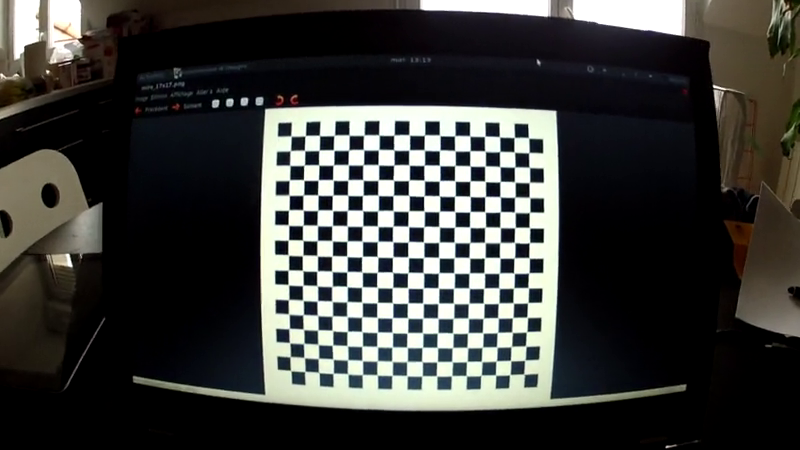
//> input picture frame 67 of input/video_17x17_01.mp4, 800 x 450 px
$ ./main   (built with g++ and OpenCV 4)
//> lines starting //> are read from the running program, lines starting //| are printed output that depends on the picture; after the words box and inside, x2 and y2 are one past the last pixel; in counts of white or black regions, pixels touching at a corner belong together
#include <iostream>
#include <vector>
#include <cstdlib>
#include <algorithm>    // std::sort
#include <utility>   // std::pair
#include <ctime>
#include <fstream>   // to save a matrix in a text file

#include <opencv2/core/core.hpp>
#include <opencv2/imgproc/imgproc.hpp>
#include <opencv2/video/video.hpp>
#include <opencv2/highgui/highgui.hpp>
#include <opencv2/calib3d/calib3d.hpp>

// g++ -Wall main.cpp -lopencv_core -lopencv_highgui -lopencv_imgproc -lopencv_calib3d -o radial


// variables globales
const uint nbIterations = 30;
const uint chessboardCorners = 17;
const std::string videoFileName = "input/video_17x17_01.mp4"; //"input/mire_7x7_sanyo_2.mp4";
const double mapScaleRatio = 0.2;

// structures
typedef struct pixelConstraint{
	std::vector< std::pair<uint, uint> > line; // starting and ending points of the line that contains the current point
	cv::Point3d pos;
}pixelConstraint;


//////////////////////////////////////////////////////////////////////////////////
unsigned int getIndex(const unsigned int x, const unsigned int y, const unsigned int imageWidth){
  return y*imageWidth + x;
}

//////////////////////////////////////////////////////////////////////////////////
void addGridPoints(std::vector< pixelConstraint > &nodes, cv::Mat &image, const uint chessboardNbCorners, const double &ratio){

    // detect chessboard
    std::vector<cv::Point2f> imageCorners;                                   // output vectors of image points
    cv::Size boardSize(chessboardNbCorners,chessboardNbCorners);             // number of corners on the chessboard
    bool found = cv::findChessboardCorners(image,boardSize, imageCorners);   // Get the chessboard corners

    // if(!found) for(uint i=0; i<imageCorners.size();++i)
    // 	std::cout << imageCorners[i] << std::endl;

    if(!found) return;

    cv::drawChessboardCorners(image, boardSize, imageCorners,found);         // Draw the corners if found


    // push the nodes
    for(uint i=1; i<chessboardNbCorners-1; ++i)
      for(uint j=1; j<chessboardNbCorners-1; ++j){

      	// the position of the current corner
        uint posx = imageCorners[i*chessboardNbCorners + j].x * ratio;
        uint posy = imageCorners[i*chessboardNbCorners + j].y * ratio;

        // the position of the first and last corner of the same row
        uint firstIndexRow = getIndex(imageCorners[i*chessboardNbCorners].x*ratio,imageCorners[i*chessboardNbCorners].y*ratio,image.size().width*ratio);
        uint lastIndexRow  = getIndex(imageCorners[i*chessboardNbCorners+chessboardNbCorners-1].x*ratio,imageCorners[i*chessboardNbCorners+chessboardNbCorners-1].y*ratio,image.size().width*ratio);

        // the position of the first and last corner of the same colomn
        uint firstIndexCol = getIndex(imageCorners[j].x*ratio,imageCorners[j].y*ratio,image.size().width*ratio);
        uint lastIndexCol  = getIndex(imageCorners[(chessboardNbCorners-1)*chessboardNbCorners + j].x*ratio,imageCorners[(chessboardNbCorners-1)*chessboardNbCorners + j].y*ratio,image.size().width*ratio);

        nodes[getIndex(posx,posy,image.size().width*ratio)].line.push_back( std::pair<uint,uint>(firstIndexRow,lastIndexRow) );
        nodes[getIndex(posx,posy,image.size().width*ratio)].line.push_back( std::pair<uint,uint>(firstIndexCol,lastIndexCol) );
      }


#if 0
     uint topLeftx  =  imageCorners[0].x * ratio;
     uint topLefty  =  imageCorners[0].y * ratio;
     uint topRightx =  imageCorners[chessboardNbCorners-1].x * ratio;
     uint topRighty =  imageCorners[chessboardNbCorners-1].y * ratio;
     uint bottomRightx = imageCorners[(chessboardNbCorners-1)*chessboardNbCorners+chessboardNbCorners-1].x * ratio;
     uint bottomRighty = imageCorners[(chessboardNbCorners-1)*chessboardNbCorners+chessboardNbCorners-1].y * ratio;
     uint bottomLeftx  = imageCorners[(chessboardNbCorners-1)*chessboardNbCorners].x * ratio;
     uint bottomLefty  = imageCorners[(chessboardNbCorners-1)*chessboardNbCorners].y * ratio;

     uint topLeftIndex     = getIndex(topLeftx,topLefty,image.size().width*ratio);
     uint topRightIndex    = getIndex(topRightx,topRighty,image.size().width*ratio);
     uint bottomRightIndex = getIndex(bottomRightx,bottomRighty,image.size().width*ratio);
     uint bottomLeftIndex  = getIndex(bottomLeftx,bottomLefty,image.size().width*ratio);

    // push the frame of the chessboard
    for(uint i=1; i<chessboardNbCorners-1; ++i){

    	// the position of the top / botttom / midlle corners (j=0 | j=nbCcorners | j=nbCorners/2 )
        uint posxBegin = imageCorners[i*chessboardNbCorners].x * ratio;
        uint posyBegin = imageCorners[i*chessboardNbCorners].y * ratio;
        uint posxEnd   = imageCorners[i*chessboardNbCorners+chessboardNbCorners-1].x * ratio;
        uint posyEnd   = imageCorners[i*chessboardNbCorners+chessboardNbCorners-1].y * ratio;
        uint posxMid   = imageCorners[i*chessboardNbCorners+chessboardNbCorners/2].x * ratio;
        uint posyMid   = imageCorners[i*chessboardNbCorners+chessboardNbCorners/2].y * ratio;

        // index of the top / bottom / middle corners
        uint firstIndexRow = getIndex(posxBegin,posyBegin,image.size().width*ratio);
        uint lastIndexRow  = getIndex(posxEnd,posyEnd,image.size().width*ratio);
        uint midleIndexRow = getIndex(posxMid,posyMid,image.size().width*ratio);

        // push first and last
        nodes[firstIndexRow].line.push_back( std::pair<uint,uint>(midleIndexRow,lastIndexRow) );
        nodes[lastIndexRow].line.push_back( std::pair<uint,uint>(firstIndexRow,midleIndexRow) );
        nodes[firstIndexRow].line.push_back( std::pair<uint,uint>(topLeftIndex,bottomLeftIndex) );
        nodes[lastIndexRow].line.push_back( std::pair<uint,uint>(topRightIndex,bottomRightIndex) );


    	// the position of the right / left / midlle corners
    	posxBegin = imageCorners[i].x * ratio;
        posyBegin = imageCorners[i].y * ratio;
        posxEnd   = imageCorners[(chessboardNbCorners-1)*chessboardNbCorners+i].x * ratio;
        posyEnd   = imageCorners[(chessboardNbCorners-1)*chessboardNbCorners+i].y * ratio;
        posxMid   = imageCorners[(chessboardNbCorners/2)*chessboardNbCorners+i].x * ratio;
        posyMid   = imageCorners[(chessboardNbCorners/2)*chessboardNbCorners+i].y * ratio;

        // index of the right / left / middle corners
        firstIndexRow = getIndex(posxBegin,posyBegin,image.size().width*ratio);
        lastIndexRow  = getIndex(posxEnd,posyEnd,image.size().width*ratio);
        midleIndexRow = getIndex(posxMid,posyMid,image.size().width*ratio);

        // push first and last
        nodes[firstIndexRow].line.push_back( std::pair<uint,uint>(midleIndexRow,lastIndexRow) );
        nodes[lastIndexRow].line.push_back( std::pair<uint,uint>(firstIndexRow,midleIndexRow) );
        nodes[firstIndexRow].line.push_back( std::pair<uint,uint>(topLeftIndex,topRightIndex) );
        nodes[lastIndexRow].line.push_back( std::pair<uint,uint>(bottomLeftIndex,bottomRightIndex) );
    }
#endif

}


//////////////////////////////////////////////////////////////////////////////////
uint findAnkor(const std::vector<pixelConstraint> &nodes, const uint imageWidth, const uint imageHeight){

	const uint centerWidth = imageWidth/2;
	const uint centerHeight = imageHeight/2;

	uint index=0;
    double minDist = imageWidth+imageHeight; // distance bigger than a possible distance
	for(uint i=0; i<nodes.size(); ++i){
    if(nodes[i].line.size()>1){ // if at least 2 lines passing throw this point
      double tmpDist = cv::norm(cv::Point2d(centerWidth,centerHeight)-cv::Point2d(nodes[i].pos.x, nodes[i].pos.y));
      if(tmpDist < minDist){
        index = i;
        minDist = tmpDist;
      }
    }
  }

  return index;
}


//////////////////////////////////////////////////////////////////////////////////
void drawSomeNodes(cv::Mat &img, const std::vector<pixelConstraint> &nodes, const double &ratio){

  img.setTo(cv::Scalar(0));
  for(int i=0; i<10; ++i){
  	int nodeIndex = random() % nodes.size();
  	for(uint j=0;j<nodes[nodeIndex].line.size(); ++j){
  		cv::Point2d pos1,pos2;
  		pos1.x = nodes[nodeIndex].pos.x / ratio;
  		pos1.y = nodes[nodeIndex].pos.y / ratio;
  		pos2.x = nodes[nodes[nodeIndex].line[j].first].pos.x / ratio;
  		pos2.y = nodes[nodes[nodeIndex].line[j].first].pos.y / ratio;

		cv::line(img,
				 pos1,
				 pos2,
		  		 cv::Scalar(255,255,255));
  		pos2.x = nodes[nodes[nodeIndex].line[j].second].pos.x / ratio;
  		pos2.y = nodes[nodes[nodeIndex].line[j].second].pos.y / ratio;
		cv::line(img,
				 pos1,
				 pos2,
		  		 cv::Scalar(255,255,255));

		cv::circle(img, pos1, 3, cv::Scalar(0,0,255),-1);
  	}

	if(nodes[nodeIndex].line.size() == 0) i--; // if there was not at least 1 line, this pass does not count
  }
}


//////////////////////////////////////////////////////////////////////////////////
void iterativeSolver(std::vector<pixelConstraint> &nodes, const uint &nbIter, const uint &indexAnkor)
{
 for(uint iter=0; iter<nbIter; ++iter){
    for(uint i=0; i<nodes.size(); ++i) // for each pixel
      if(i!=indexAnkor){
        if(nodes[i].line.size() > 1)  // if more than one constraint
          {
            // build the system
            cv::Mat A(nodes[i].line.size(),2,CV_64F,cv::Scalar(0));
            cv::Mat b(nodes[i].line.size(),1,CV_64F,cv::Scalar(0));
            for(uint n=0; n<nodes[i].line.size(); ++n){
              cv::Point3d a1(nodes[nodes[i].line[n].first].pos);
              cv::Point3d a2(nodes[nodes[i].line[n].second].pos);
              A.at<double>(n,0) = a1.y-a2.y;
              A.at<double>(n,1) = a2.x-a1.x;
              b.at<double>(n)   = a1.y*a2.x-a1.x*a2.y;
            }

            // solve the system and update the pixel position
            cv::Mat res = (A.t()*A).inv(cv::DECOMP_SVD)*A.t()*b;
            nodes[i].pos.x = res.at<double>(0,0);
            nodes[i].pos.y = res.at<double>(1,0);
          }
        }
  }
}

//////////////////////////////////////////////////////////////////////////////////
// [28 lines left out: function fillHoles, not called in this run]

//////////////////////////////////////////////////////////////////////////////////
void saveMatrix(const std::string filename, const cv::Mat A){

    std::ofstream fout(filename.c_str());

    if(!fout){
        std::cerr << "error: could not open file " << filename << std::endl;
        return;
    }
// [7 lines of commented-out code are left out]
    for(int i=0; i<A.rows; i++)
        for(int j=0; j<A.cols; j++)
        	if(A.at<float>(i,j) != 0)
            	fout << i << " " << j << " " << A.at<float>(i,j) << std::endl;

    fout.close();
}

//////////////////////////////////////////////////////////////////////////////////
cv::Mat medianFilter(const cv::Mat &map, const int windowSize){

    cv::Mat final(map.rows,map.cols,CV_32F,cv::Scalar(0.0));

	for(int i=windowSize/2; i<map.rows-windowSize/2; ++i)
		for(int j=windowSize/2; j<map.cols-windowSize/2; ++j){

			// fill the array
			std::vector<float> v;
			for(int k=-windowSize/2; k<windowSize/2; ++k)
				for(int l=-windowSize/2; l<windowSize/2; ++l)
					if(fabs(map.at<float>(i+k,j+l)) > 1.0e-5)
						v.push_back(map.at<float>(i+k,j+l));

			// sort the array
			std::sort(v.begin(), v.end());

			// get the median
			if(v.size()>4)
				final.at<float>(i,j) = v[v.size()/2];
		}

	return final;
}


//////////////////////////////////////////////////////////////////////////////////
cv::Mat gaussianFilter(const cv::Mat &map, const int windowSize){

    cv::Mat final(map.rows,map.cols,CV_32F,cv::Scalar(0.0));

	for(int i=windowSize/2; i<map.rows-windowSize/2; ++i)
		for(int j=windowSize/2; j<map.cols-windowSize/2; ++j){

			// fill the array
			float sum = 0.0;
			int index = 0;
			for(int k=-windowSize/2; k<windowSize/2; ++k)
				for(int l=-windowSize/2; l<windowSize/2; ++l)
					if(fabs(map.at<float>(i+k,j+l)) > 1.0e-5){
						sum += map.at<float>(i+k,j+l);
						index++;
					}

			// get the median
			if(index>2)
				final.at<float>(i,j) = sum /(float)index;
		}

	return final;
}


//////////////////////////////////////////////////////////////////////////////////
int main(void)
{
  // random
  srand(time(0));

  // open video stream
  std::cout << "   open video stream ..." << std::endl;
  cv::VideoCapture capture(videoFileName);
  if(!capture.isOpened()){
    std::cerr << "failed to open video" << std::endl;
    return -1;
  }
  //cap.set(CV_CAP_PROP_FRAME_WIDTH,800);
  //cap.set(CV_CAP_PROP_FRAME_HEIGHT,600);
  double rate= capture.get(CV_CAP_PROP_FPS);
  int delay= 1000/rate;

  // grab a frame to get the video width and height
  cv::Mat img;
  capture >> img;
//> img is the input picture: 450 rows x 800 cols, CV_8UC3; mean B, G, R 59.1, 61.6, 61
  const uint videoWidth  = img.size().width;
  const uint videoHeight = img.size().height;
  std::cout << "      video image width : " << videoWidth << std::endl;
//|       video image width : 800
  std::cout << "      video image height: " << videoHeight << std::endl;
//|       video image height: 450

  // new size
  const uint mapWidth  = img.size().width * mapScaleRatio;
  const uint mapHeight = img.size().height * mapScaleRatio;
  std::cout << "      map width : " << mapWidth << std::endl;
//|       map width : 160
  std::cout << "      map height: " << mapHeight << std::endl;
//|       map height: 90

  // create and init nodes
  std::cout << "   init nodes ..." << std::endl;
  std::vector< pixelConstraint > nodes(mapWidth * mapHeight);
  for(uint x=0; x<mapWidth; ++x)
    for(uint y=0; y<mapHeight; ++y){
      nodes[getIndex(x,y,mapWidth)].pos.x = x;
      nodes[getIndex(x,y,mapWidth)].pos.y = y;
      nodes[getIndex(x,y,mapWidth)].pos.z = 1.0;
    }

  // image of detected nodes
  cv::Mat nodesImage(mapHeight,mapWidth,CV_8UC3,cv::Scalar(0));

  // display window
  cv::namedWindow("inputVideo");
  cv::namedWindow("dataDisplay");

  // read video stream
  std::cout << "   read video stream ..." << std::endl;
  bool stop = false;
  while(!stop){

    // get the next frame
    if(!capture.read(img)){
    	stop = true;
    	std::cout << "   end of the video stream " << std::endl;
    	break;
    }
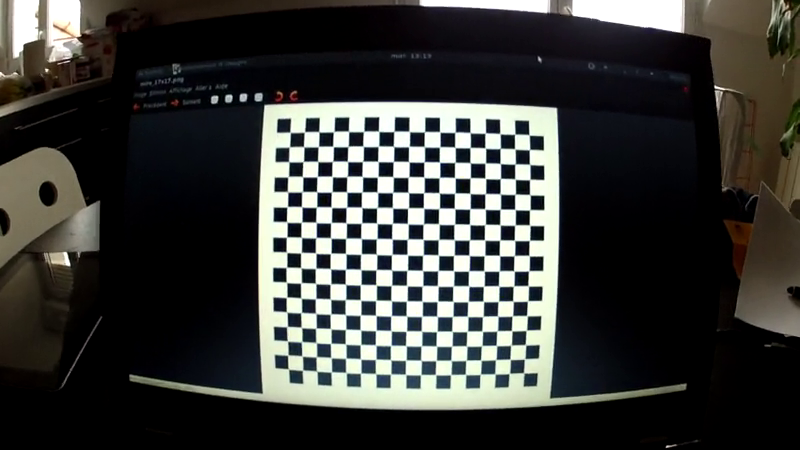
//> input picture frame 68 of input/video_17x17_01.mp4, 800 x 450 px
//> img is the input picture: 450 rows x 800 cols, CV_8UC3; mean B, G, R 58.5, 61.1, 60.3

    // count frame
    //static uint count=0;
    //std::cout << "      image " << count++ << std::endl;


    // push chessboard
    addGridPoints(nodes, img, chessboardCorners, mapScaleRatio);
//> in addGridPoints, `bool found = cv::findChessboardCorners(image,boardSize, imageCorners);`: imageCorners = 289 Points (x, y), first 12: [288.4, 368.9], [287.9, 355], [287.4, 340.9], [287.2, 326.5], [286.6, 311.9], [286.6, 297.3], [286.4, 282.2], [286.4, 267.3], [286.6, 252.3], [286.8, 236.9], [286.7, 221.8], [287.3, 206.7]; found = true
//> in addGridPoints, `cv::drawChessboardCorners(image, boardSize, imageCorners,found);`:
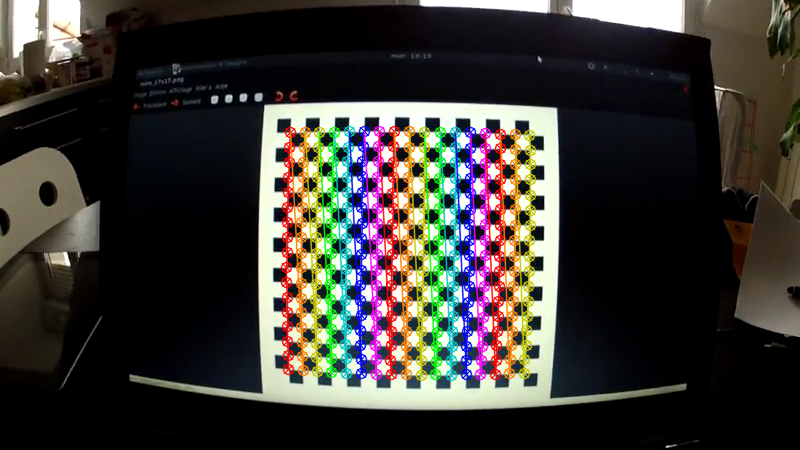
//> image: 450 rows x 800 cols, CV_8UC3; 11.65% of pixels changed, all inside (x1, y1, x2, y2) = (280, 125, 537, 382)

    // display the detected nodes
    for(uint i=0; i<nodes.size(); ++i)
      if(nodes[i].line.size()>1) nodesImage.at<cv::Vec3b>(nodes[i].pos.y, nodes[i].pos.x)[2] = std::min(nodesImage.at<cv::Vec3b>(nodes[i].pos.y, nodes[i].pos.x)[2]+5,255);

    // display the image
    cv::imshow("inputVideo",img);
    cv::imshow("dataDisplay",nodesImage);

    // adjust the frame rate
    if (cv::waitKey(delay)>=0)
//> the Esc key is pressed
      stop = true;
  }

  // ankor the center of the image
  std::cout << "   find ankor ... ";
  uint indexAnkor = findAnkor(nodes, mapWidth, mapHeight);
  std::cout << " -> index = " << indexAnkor << std::endl;
//|  -> index = 7121

  // draw result for some nodes
  std::cout << "   some lines ..." << std::endl;
  img = cv::Mat(videoHeight,videoWidth,CV_8UC3,cv::Scalar(0));
  drawSomeNodes(img,nodes,mapScaleRatio);
  while(true){
  	cv::imshow("inputVideo",img);
  	if(cv::waitKey(10)>0)break;
//> the Esc key is pressed
  };

  // iterative solver
  std::cout << "   iterative solver ..." << std::endl;
  iterativeSolver(nodes, nbIterations, indexAnkor);

  // draw result for some nodes
  img = cv::Mat(videoHeight,videoWidth,CV_8UC3,cv::Scalar(0));
  drawSomeNodes(img, nodes, mapScaleRatio);
//> call 2 of drawSomeNodes, with ratio = 0.2
//> after the loop in drawSomeNodes (call 2), `for(int i=0; i<10; ++i)`:
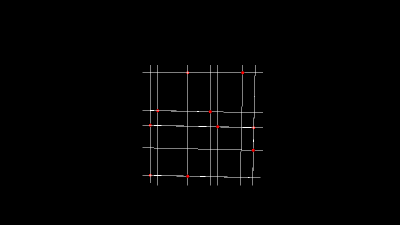
//> img: 450 rows x 800 cols, CV_8UC3 (shown at 1/2 size); mean B, G, R 2.1, 2.1, 2.2
  while(true){
  	cv::imshow("inputVideo",img);
  	if(cv::waitKey(10)>0)break;
//> the Esc key is pressed
  };

  // compute a displacement map
  std::cout << "   compute the displacement maps ..." << std::endl;
  cv::Mat displacementMapX(mapHeight,mapWidth,CV_32F,cv::Scalar(0.0));
  cv::Mat displacementMapY(mapHeight,mapWidth,CV_32F,cv::Scalar(0.0));
  for(uint x=0; x<mapWidth; ++x)
    for(uint y=0; y<mapHeight; ++y){

    	// if the considered point was computed
    	if(nodes[getIndex(x,y,mapWidth)].line.size()>1){

	    	// take a point of the final image and have a look at its new position
	    	// here we should interpolate the new position
	    	cv::Point3d pos = nodes[getIndex(x,y,mapWidth)].pos;

	    	// bound to the image size
	    	pos.x = std::min(pos.x,mapWidth-1.0);
	    	pos.x = std::max(pos.x,0.0);
	    	pos.y = std::min(pos.y,mapHeight-1.0);
	    	pos.y = std::max(pos.y,0.0);

	    	displacementMapX.at<float>(pos.y,pos.x) = x - pos.x;
	    	displacementMapY.at<float>(pos.y,pos.x) = y - pos.y;

	    	// std::cout << "displacementX " << displacementMapX.at<float>(pos.y,pos.x) << std::endl;
	    	// std::cout << "displacementY " << displacementMapY.at<float>(pos.y,pos.x) << std::endl;
	    }
	}

  // denoizing
  std::cout << "   median filter ..." << std::endl;
  displacementMapX = medianFilter(displacementMapX,15);
  displacementMapY = medianFilter(displacementMapY,15);

  std::cout << "   gaussian filter ..." << std::endl;
  displacementMapX = gaussianFilter(displacementMapX,5);
//> after the loop in gaussianFilter, `for(int i=windowSize/2; i<map.rows-windowSize/2; ++i)`:
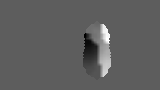
//> final: 90 rows x 160 cols, CV_32FC1; min -0.688, max 1.19, mean 0.014; drawn with min black and max white
  displacementMapY = gaussianFilter(displacementMapY,5);
//> call 2 of gaussianFilter, with windowSize = 5
//> after the loop in gaussianFilter (call 2), `for(int i=windowSize/2; i<map.rows-windowSize/2; ++i)`:
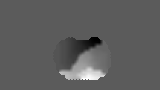
//> final: 90 rows x 160 cols, CV_32FC1; min -0.763, max 1.36, mean 0.0217; drawn with min black and max white

  // fill holes
  //std::cout << "   fill the holes ..." << std::endl;
  //fillHoles(displacementMapX);
  //fillHoles(displacementMapY);
  saveMatrix("output/mapX.txt", displacementMapX);
  saveMatrix("output/mapY.txt", displacementMapY);

  // display
  cv::Mat displayMapX,displayMapY;
  displacementMapX.convertTo(displayMapX, CV_8U);
  displacementMapY.convertTo(displayMapY, CV_8U);
  displayMapX *= 50;
  displayMapY *= 50;

  while(true){
  	cv::imshow("inputVideo",displayMapX);
  	cv::imshow("dataDisplay",displayMapY);
  	if(cv::waitKey(10)>0)break;
//> the Esc key is pressed
  };

  // scale displacement map
  std::cout << "   scale displacement map to final size ..." << std::endl;
  displacementMapX = displacementMapX / mapScaleRatio;
  displacementMapY = displacementMapY / mapScaleRatio;
  cv::Mat displacementMapXBig, displacementMapYBig;
  cv::resize(displacementMapX,displacementMapXBig,
  			 cv::Size(displacementMapX.size().width/mapScaleRatio,displacementMapX.size().height/mapScaleRatio),
  			 0,0,cv::INTER_LINEAR);
  cv::resize(displacementMapY,displacementMapYBig,
  			 cv::Size(displacementMapY.size().width/mapScaleRatio,displacementMapY.size().height/mapScaleRatio),
  			 0,0,cv::INTER_LINEAR);
  displacementMapXBig.convertTo(displayMapX, CV_8U);
  displacementMapYBig.convertTo(displayMapY, CV_8U);
  displayMapX *= 20;
  displayMapY *= 20;

  while(true){
  	cv::imshow("inputVideo",displayMapX);
  	cv::imshow("dataDisplay",displayMapY);
  	if(cv::waitKey(10)>0)break;
//> the Esc key is pressed
  };

  // apply the correction to the video
  std::cout << "   rewind the video stream ..." << std::endl;
  capture.set(CV_CAP_PROP_POS_FRAMES,0);

  std::cout << "   correct the video ..." << std::endl;
  stop = false;
  while(!stop){

    // get the next frame
    if(!capture.read(img)){
    	stop = true;
    	std::cout << "   end of the video stream " << std::endl;
    	break;
    }
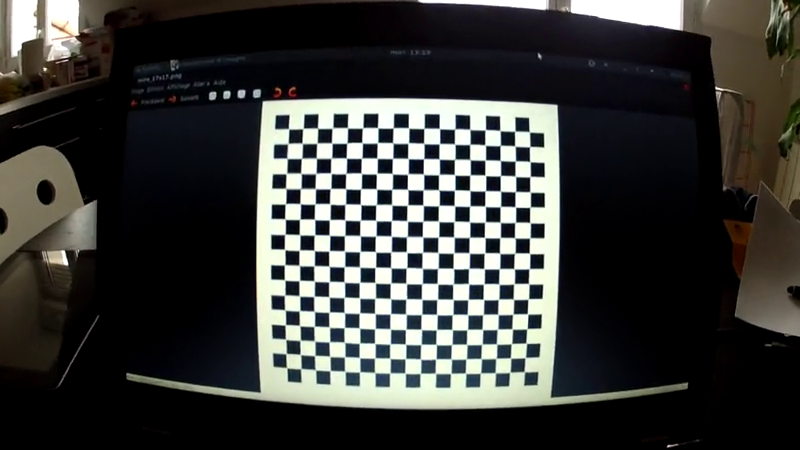
//> input picture frame 69 of input/video_17x17_01.mp4, 800 x 450 px
//> img is the input picture: 450 rows x 800 cols, CV_8UC3; mean B, G, R 58.5, 60.8, 60.1

 	// compute the corrected image
 	cv::Mat correctedImage(img.size().height,img.size().width,CV_8UC3,cv::Scalar(0));
	for(int x=0; x<correctedImage.size().width; ++x)
    	for(int y=0; y<correctedImage.size().height; ++y){

    		cv::Point2d pos;
   			pos.x = x + displacementMapXBig.at<float>(y,x);
   			pos.y = y + displacementMapYBig.at<float>(y,x);
    		if(pos.x!=x && pos.y!=y && pos.x!=0 && pos.x!=(correctedImage.size().width-1) && pos.y!=0 && pos.y!=(correctedImage.size().height-1) ) {
    			for(uint c=0; c<3; ++c)
    				correctedImage.at<cv::Vec3b>(y,x)[c] = img.at<cv::Vec3b>((int)pos.y,(int)pos.x)[c];
    		}
    	}
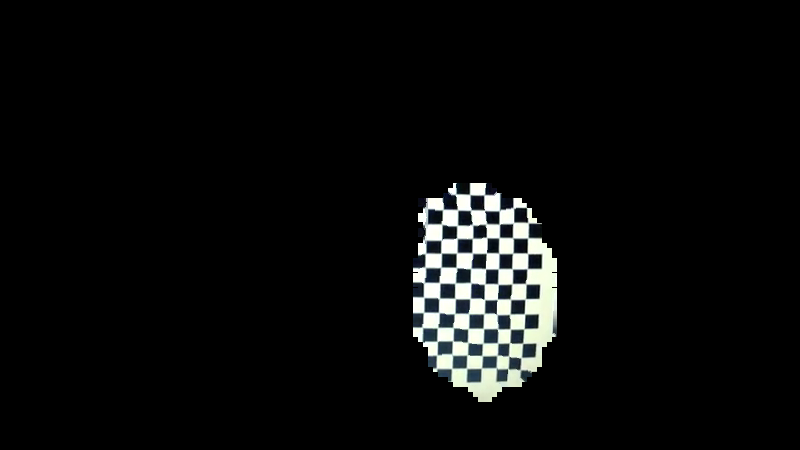
//> correctedImage: 450 rows x 800 cols, CV_8UC3; mean B, G, R 11, 11.3, 10.7

    // display the image
    cv::imshow("dataDisplay",correctedImage);
    cv::imshow("inputVideo",img);

    // adjust the frame rate
    if (cv::waitKey(delay)>=0)
//> the Esc key is pressed
      stop = true;
  }

  // close the video streaming
  capture.release();

  return 0;
}
